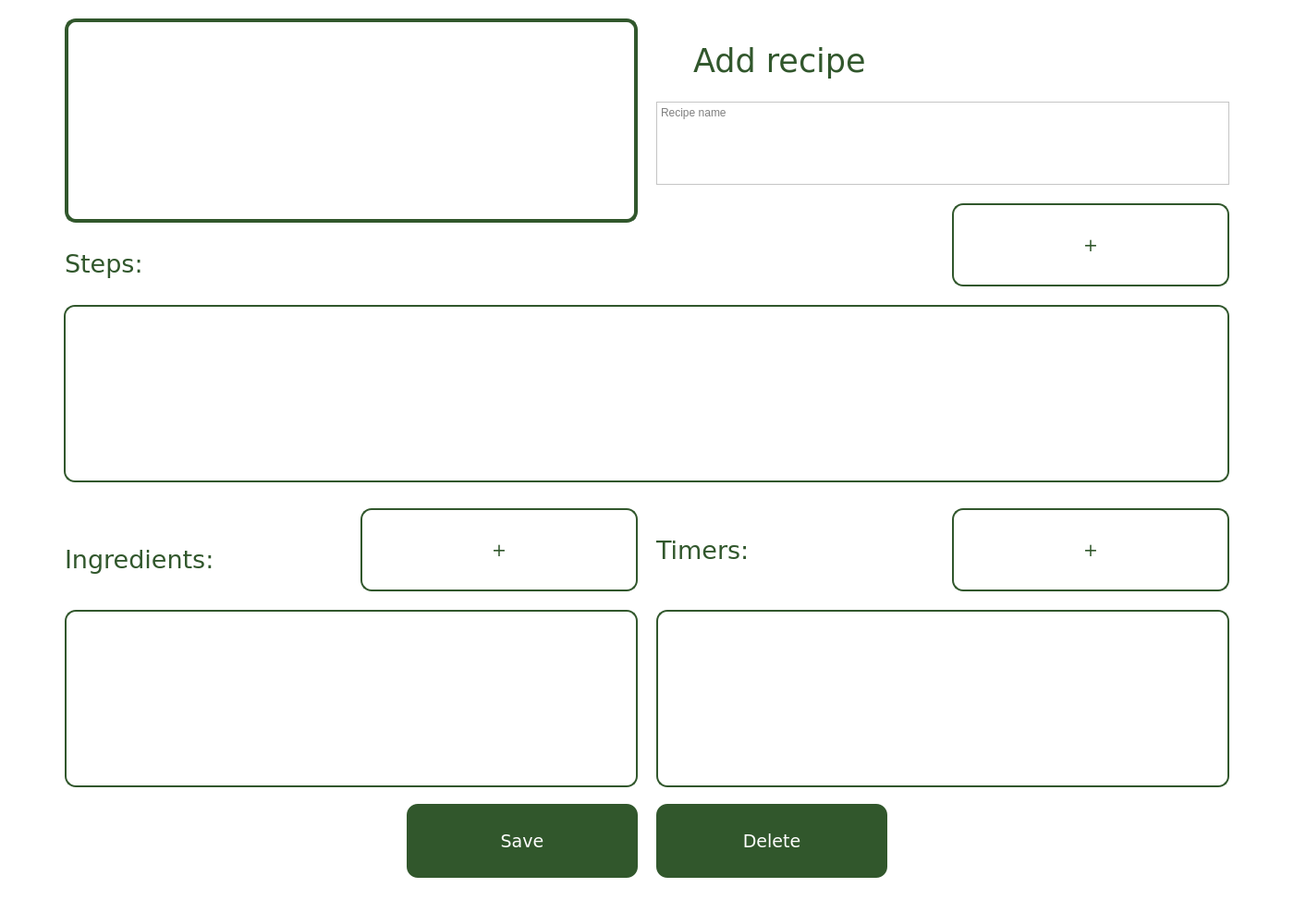
<?xml version="1.0" encoding="UTF-8"?>
<ui version="4.0">
 <class>add_recipe_window</class>
 <widget class="QMainWindow" name="add_recipe_window">
  <property name="geometry">
   <rect>
    <x>0</x>
    <y>0</y>
    <width>1400</width>
    <height>1000</height>
   </rect>
  </property>
  <property name="minimumSize">
   <size>
    <width>1400</width>
    <height>1000</height>
   </size>
  </property>
  <property name="maximumSize">
   <size>
    <width>1400</width>
    <height>1000</height>
   </size>
  </property>
  <property name="windowTitle">
   <string>PoLIZANE - Add recipe</string>
  </property>
  <property name="windowIcon">
   <iconset>
    <normaloff>PoLIZANE.png</normaloff>PoLIZANE.png</iconset>
  </property>
  <property name="styleSheet">
   <string notr="true">background-color: white;</string>
  </property>
  <widget class="QWidget" name="add_recipe_screen">
   <widget class="QLabel" name="add_recipe_label">
    <property name="geometry">
     <rect>
      <x>750</x>
      <y>40</y>
      <width>361</width>
      <height>51</height>
     </rect>
    </property>
    <property name="font">
     <font>
      <family>Verdana</family>
      <pointsize>26</pointsize>
     </font>
    </property>
    <property name="statusTip">
     <string>Add recipe</string>
    </property>
    <property name="styleSheet">
     <string notr="true">color: rgb(49, 87, 44);</string>
    </property>
    <property name="text">
     <string>Add recipe</string>
    </property>
   </widget>
   <widget class="QPlainTextEdit" name="list_name">
    <property name="geometry">
     <rect>
      <x>710</x>
      <y>110</y>
      <width>620</width>
      <height>90</height>
     </rect>
    </property>
    <property name="statusTip">
     <string>Type recipe name here</string>
    </property>
    <property name="layoutDirection">
     <enum>Qt::LeftToRight</enum>
    </property>
    <property name="styleSheet">
     <string notr="true">border-style: solid;
border-width: 2px;
border-radius: 12px;
border-color: rgb(49, 87, 44);
placeholder {
  color: rgb(49, 87, 44, 75);
};
 font-size: 24px;</string>
    </property>
    <property name="placeholderText">
     <string>Recipe name</string>
    </property>
   </widget>
   <widget class="QPushButton" name="add_button_step">
    <property name="geometry">
     <rect>
      <x>1030</x>
      <y>220</y>
      <width>300</width>
      <height>90</height>
     </rect>
    </property>
    <property name="font">
     <font>
      <family>Verdana</family>
      <pointsize>14</pointsize>
     </font>
    </property>
    <property name="statusTip">
     <string>Click plus to add new step to the recipe</string>
    </property>
    <property name="styleSheet">
     <string notr="true">background-color: white;
color:  rgb(49, 87, 44);
border-radius: 12px;
border: solid;
border-color:  rgb(49, 87, 44);
border-width: 2px;</string>
    </property>
    <property name="text">
     <string>+</string>
    </property>
   </widget>
   <widget class="QLabel" name="add_photo">
    <property name="geometry">
     <rect>
      <x>70</x>
      <y>20</y>
      <width>620</width>
      <height>221</height>
     </rect>
    </property>
    <property name="statusTip">
     <string>Add photo here</string>
    </property>
    <property name="styleSheet">
     <string notr="true">border-style: solid;
border-width: 4px;
border-radius: 12px;
border-color: rgb(49, 87, 44);</string>
    </property>
    <property name="text">
     <string/>
    </property>
    <property name="pixmap">
     <pixmap>no_image.png</pixmap>
    </property>
    <property name="scaledContents">
     <bool>true</bool>
    </property>
   </widget>
   <widget class="QLabel" name="steps_label">
    <property name="geometry">
     <rect>
      <x>70</x>
      <y>260</y>
      <width>260</width>
      <height>50</height>
     </rect>
    </property>
    <property name="font">
     <font>
      <family>Verdana</family>
      <pointsize>20</pointsize>
     </font>
    </property>
    <property name="statusTip">
     <string>Steps</string>
    </property>
    <property name="styleSheet">
     <string notr="true">color: rgb(49, 87, 44);</string>
    </property>
    <property name="text">
     <string>Steps:</string>
    </property>
   </widget>
   <widget class="QListWidget" name="steps_list">
    <property name="geometry">
     <rect>
      <x>69</x>
      <y>330</y>
      <width>1261</width>
      <height>192</height>
     </rect>
    </property>
    <property name="statusTip">
     <string>Added steps list</string>
    </property>
    <property name="styleSheet">
     <string notr="true">border-style: solid;
border-width: 2px;
border-radius: 12px;
border-color: rgb(49, 87, 44);</string>
    </property>
   </widget>
   <widget class="QLabel" name="ingredients_label">
    <property name="geometry">
     <rect>
      <x>70</x>
      <y>580</y>
      <width>260</width>
      <height>50</height>
     </rect>
    </property>
    <property name="font">
     <font>
      <family>Verdana</family>
      <pointsize>20</pointsize>
     </font>
    </property>
    <property name="statusTip">
     <string>Ingredients</string>
    </property>
    <property name="styleSheet">
     <string notr="true">color: rgb(49, 87, 44);</string>
    </property>
    <property name="text">
     <string>Ingredients:</string>
    </property>
   </widget>
   <widget class="QLabel" name="timers_label">
    <property name="geometry">
     <rect>
      <x>710</x>
      <y>570</y>
      <width>260</width>
      <height>50</height>
     </rect>
    </property>
    <property name="font">
     <font>
      <family>Verdana</family>
      <pointsize>20</pointsize>
     </font>
    </property>
    <property name="statusTip">
     <string>Timers</string>
    </property>
    <property name="styleSheet">
     <string notr="true">color: rgb(49, 87, 44);</string>
    </property>
    <property name="text">
     <string>Timers:</string>
    </property>
   </widget>
   <widget class="QListWidget" name="ingredients_list">
    <property name="geometry">
     <rect>
      <x>70</x>
      <y>660</y>
      <width>620</width>
      <height>192</height>
     </rect>
    </property>
    <property name="statusTip">
     <string>Added ingredienst list</string>
    </property>
    <property name="styleSheet">
     <string notr="true">border-style: solid;
border-width: 2px;
border-radius: 12px;
border-color: rgb(49, 87, 44);</string>
    </property>
   </widget>
   <widget class="QListWidget" name="timers_list">
    <property name="geometry">
     <rect>
      <x>710</x>
      <y>660</y>
      <width>620</width>
      <height>192</height>
     </rect>
    </property>
    <property name="statusTip">
     <string>Added timers list</string>
    </property>
    <property name="styleSheet">
     <string notr="true">border-style: solid;
border-width: 2px;
border-radius: 12px;
border-color: rgb(49, 87, 44);</string>
    </property>
   </widget>
   <widget class="QPushButton" name="add_button_ingredient">
    <property name="geometry">
     <rect>
      <x>390</x>
      <y>550</y>
      <width>300</width>
      <height>90</height>
     </rect>
    </property>
    <property name="font">
     <font>
      <family>Verdana</family>
      <pointsize>14</pointsize>
     </font>
    </property>
    <property name="statusTip">
     <string>Click plus to add new ingredient to the recipe</string>
    </property>
    <property name="styleSheet">
     <string notr="true">background-color: white;
color:  rgb(49, 87, 44);
border-radius: 12px;
border: solid;
border-color:  rgb(49, 87, 44);
border-width: 2px;</string>
    </property>
    <property name="text">
     <string>+</string>
    </property>
   </widget>
   <widget class="QPushButton" name="add_button_timer">
    <property name="geometry">
     <rect>
      <x>1030</x>
      <y>550</y>
      <width>300</width>
      <height>90</height>
     </rect>
    </property>
    <property name="font">
     <font>
      <family>Verdana</family>
      <pointsize>14</pointsize>
     </font>
    </property>
    <property name="statusTip">
     <string>Click plus to add new timer to the recipe</string>
    </property>
    <property name="styleSheet">
     <string notr="true">background-color: white;
color:  rgb(49, 87, 44);
border-radius: 12px;
border: solid;
border-color:  rgb(49, 87, 44);
border-width: 2px;</string>
    </property>
    <property name="text">
     <string>+</string>
    </property>
   </widget>
   <widget class="QPushButton" name="save_button">
    <property name="geometry">
     <rect>
      <x>440</x>
      <y>870</y>
      <width>250</width>
      <height>80</height>
     </rect>
    </property>
    <property name="font">
     <font>
      <family>Verdana</family>
      <pointsize>14</pointsize>
     </font>
    </property>
    <property name="statusTip">
     <string>Click save the recipe</string>
    </property>
    <property name="styleSheet">
     <string notr="true">background-color: rgb(49, 87, 44);
color: white;
border-radius: 12px;</string>
    </property>
    <property name="text">
     <string>Save</string>
    </property>
   </widget>
   <widget class="QPushButton" name="delete_button">
    <property name="geometry">
     <rect>
      <x>710</x>
      <y>870</y>
      <width>250</width>
      <height>80</height>
     </rect>
    </property>
    <property name="font">
     <font>
      <family>Verdana</family>
      <pointsize>14</pointsize>
     </font>
    </property>
    <property name="statusTip">
     <string>Click delete if you don't want to create this recipe</string>
    </property>
    <property name="styleSheet">
     <string notr="true">background-color: rgb(49, 87, 44);
color: white;
border-radius: 12px;</string>
    </property>
    <property name="text">
     <string>Delete</string>
    </property>
   </widget>
  </widget>
  <widget class="QStatusBar" name="statusbar"/>
 </widget>
 <resources/>
 <connections/>
</ui>
